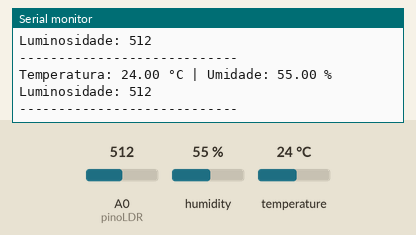
The sketch below on a simulated Arduino Uno, built with avr-gcc and run on an emulated ATmega328P. Shown: the last lines printed to the serial monitor. The test bench sets the inputs (shaded band); at power-on: humidity 55 %, A0 (pinoLDR) = 512, temperature 24 °C.

Above: at 2.8 s.
2.9 s: humidity set to 22 %
At 4.2 s:
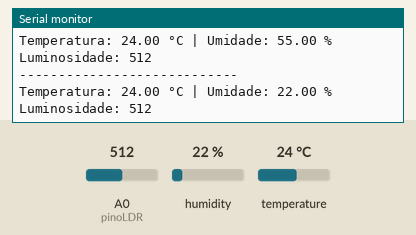
5.7 s: A0 (pinoLDR) set to 716
At 6.8 s:
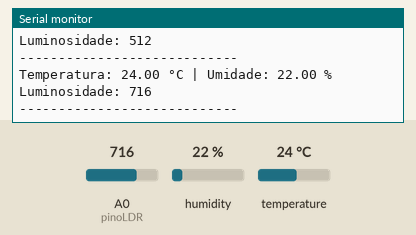
8.5 s: temperature set to 12 °C
At 11.1 s:
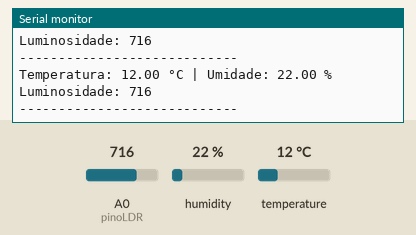
11.3 s: A0 (pinoLDR) set to 900
At 13.4 s:
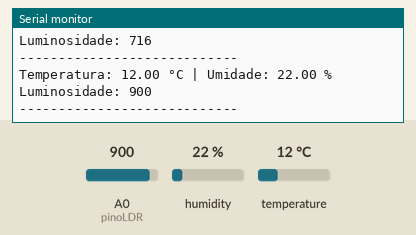
14.1 s: humidity set to 40 %
At 15.6 s:
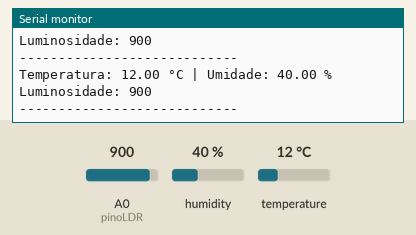
Timing chart, 0 to 17.1 s (numbered marks = the images above; inputs shaded):
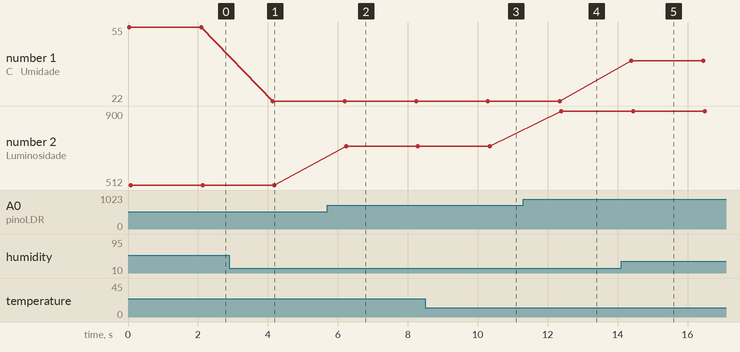

The sketch:

estacao_meteorologica.ino
```cpp
#include <DHT.h>

#define DHTPIN 2       // Pino de dados do DHT11
#define DHTTYPE DHT11  // Tipo do sensor

DHT dht(DHTPIN, DHTTYPE);

const int pinoLDR = A0;  // Pino analógico conectado ao LDR

void setup() {
  Serial.begin(9600);
  dht.begin();
  Serial.println("Estação Meteorológica Iniciada");
}

void loop() {
  // Leitura do DHT11
  float umidade = dht.readHumidity();
  float temperatura = dht.readTemperature();

  // Verificação de falha na leitura
  if (isnan(umidade) || isnan(temperatura)) {
    Serial.println("Erro ao ler o DHT11!");
  } else {
    Serial.print("Temperatura: ");
    Serial.print(temperatura);
    Serial.print(" °C | Umidade: ");
    Serial.print(umidade);
    Serial.println(" %");
  }

  // Leitura do sensor LDR
  int valorLuz = analogRead(pinoLDR);
  Serial.print("Luminosidade: ");
  Serial.println(valorLuz);  // Varia de 0 (escuro) a 1023 (muito claro)

  Serial.println("----------------------------");
  delay(2000);  // Aguarda 2 segundos antes da próxima leitura
}
```

Measured:
- after the input at 2.9 s, the serial monitor: prints a new line after 1.2 s (image 1)
- after the input at 5.7 s, the serial monitor: prints a new line after 0.54 s (image 2)
- after the input at 8.5 s, the serial monitor: prints a new line after 1.8 s (image 3)
- after the input at 11.3 s, the serial monitor: prints a new line after 1.1 s (image 4)
- after the input at 14.1 s, the serial monitor: prints a new line after 0.30 s (image 5)
- plotted number 1: 55 → 22 after the input at 2.9 s, 22 → 40 after the input at 14.1 s
- plotted number 2: 512 → 716 after the input at 5.7 s, 716 → 900 after the input at 11.3 s
